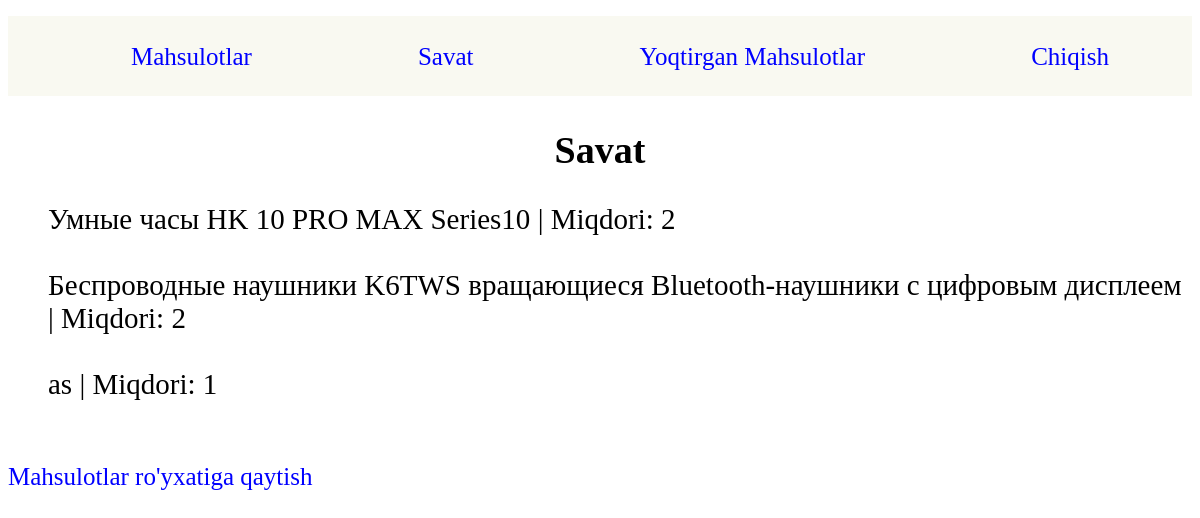
The app's page /cart/ (signed in) with its own data.
### main/models.py (models this page shows, shortened)
class Cart(models.Model):
    product = models.ForeignKey(Product, on_delete=models.CASCADE)
    user = models.ForeignKey(User, on_delete=models.CASCADE)
    quantity = models.PositiveIntegerField(default=1)
    created_at = models.DateTimeField(auto_now_add=True)

class Product(models.Model):
    name = models.CharField(max_length=200)
    description = models.TextField()
    price = models.DecimalField(max_digits=10, decimal_places=2)
    photo = models.ImageField(upload_to='product_photos/', blank=True, null=True)

### main/views.py (the view)
# urls.py: path('cart/', views.cart_view, name='cart_view'),
@login_required
def cart_view(request):
    cart_items = Cart.objects.filter(user=request.user)
    return render(request, 'main/cart.html', {'cart_items': cart_items})

### main/templates/main/cart.html
{% extends 'main/base.html' %}
{% block content %}
<h2 class="hhh">Savat</h2>
{% if cart_items %}
    <ul class="cartul">
        {% for item in cart_items %}
            <li>{{ item.product.name }}   |   Miqdori: {{ item.quantity }}</li>
        <br>
        {% endfor %}
    </ul>
{% else %}
    <p>Savatda hech qanday mahsulot yo'q.</p>
{% endif %}
<a href="{% url 'product_list' %}">Mahsulotlar ro'yxatiga qaytish</a>
{% endblock %}

### main/templates/main/base.html (shortened to what this page needs)
<!DOCTYPE html>
<html lang="uz">
<head>
    {% load static %}
    <link rel="stylesheet" href="{% static 'main/style.css' %}">
</head>
<body>
<nav>
    <ul class="ul">
        <li class="li"><a href="{% url 'product_list' %}">Mahsulotlar</a></li>
        {% if user.is_authenticated %}
        <li class="li"><a href="{% url 'cart_view' %}">Savat</a></li>
        <li class="li"><a href="{% url 'liked_products' %}">Yoqtirgan Mahsulotlar</a></li>
        <li class="li"><a href="{% url 'logout' %}">Chiqish</a></li>
        {% else %}
        <li class="li"><a href="{% url 'login' %}">Kirish</a></li>
        <li class="li"><a href="{% url 'register' %}">Ro'yxatdan o'tish</a></li>
        {% endif %}
    </ul>
</nav>
{% block content %}
{% endblock %}
</body>
</html>

### main/static/main/style.css (style rules this page uses)
nav { background-color: #f9f9f1; width: 100%; height: 80px; }
.ul { list-style: none; display: flex; justify-content: space-around; }
.li { padding: 27px 0; }
a { font-size: 25px; color: blue; text-decoration: none; transition: background-color 0.5s ease; }
li { list-style: none; }
.li { font-size:17px; }
.hhh { display:flex; justify-content:center; font-size:38px }
.cartul { font-size:29px; }

### records on screen
Cart: product.name "Умные часы HK 10 PRO MAX Series10", quantity "2"
Cart: product.name "Беспроводные наушники K6TWS вращающиеся Bluetooth-наушники с цифровым дисплеем", quantity "2"
Cart: product.name "as", quantity "1"
